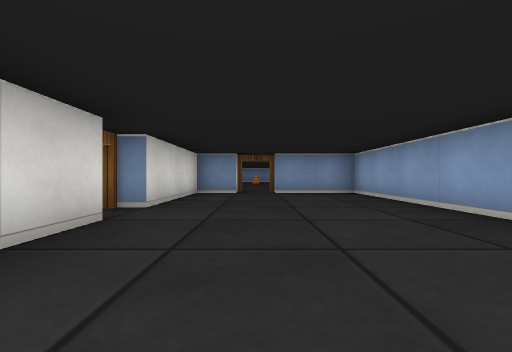
View 1 (above)

24 first-person views from a walk through a cub3D maze. The camera is about half as high as the walls, looks level and sees 90° across. The floor is counted in squares. Each view is taken from the middle of a square. On the plan, view 1 faces up. The plan holds only what a view shows up to about 9 squares ahead; the rest is blank.

View 2
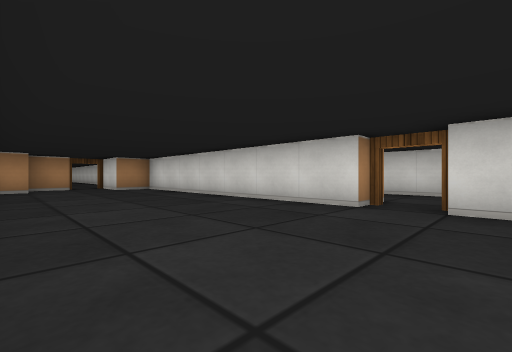

View 3
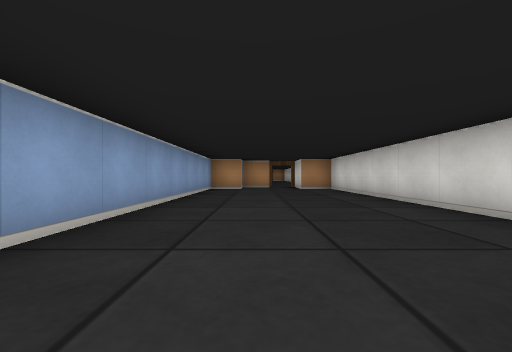

View 4
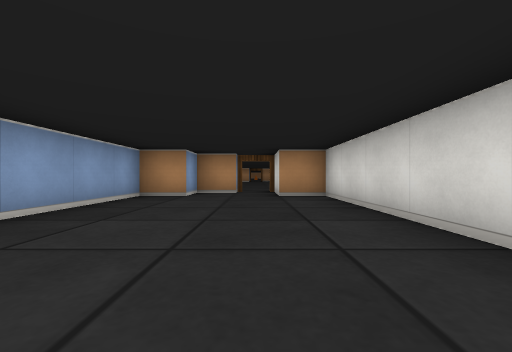

View 5
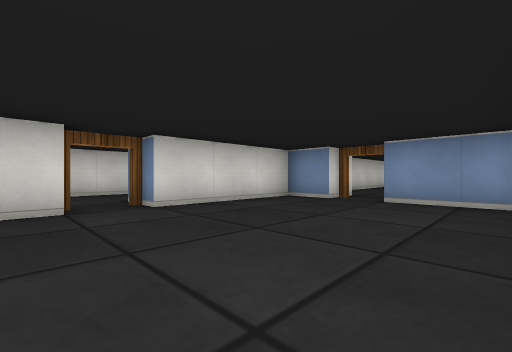

View 6
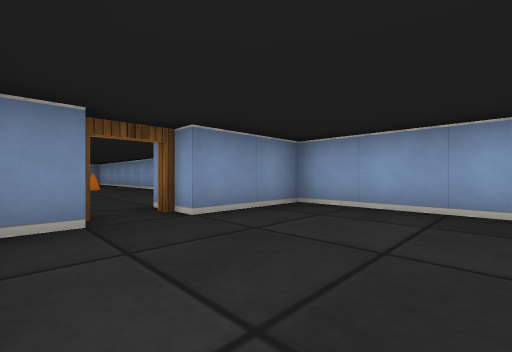

View 7
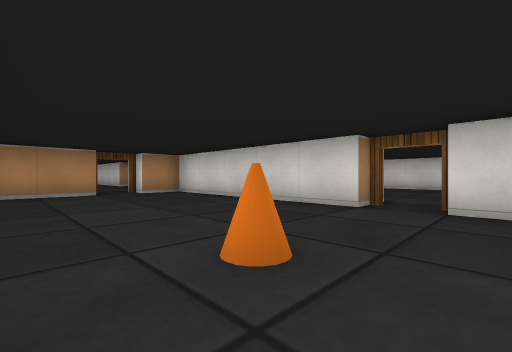

View 8
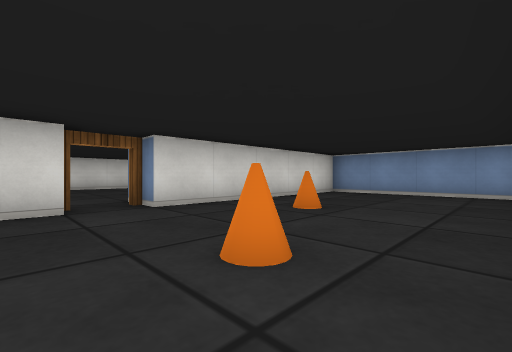

View 9
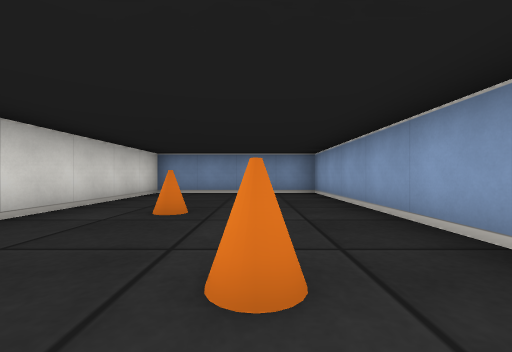

View 10
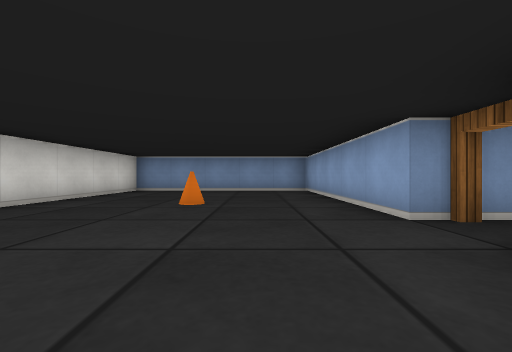

View 11
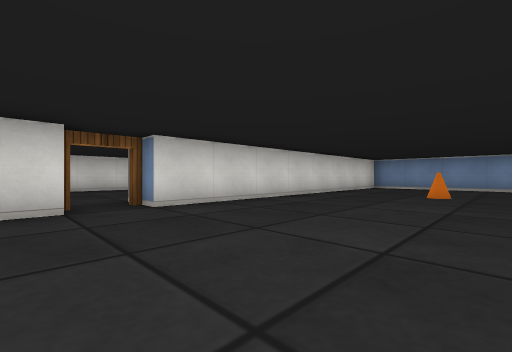

View 12
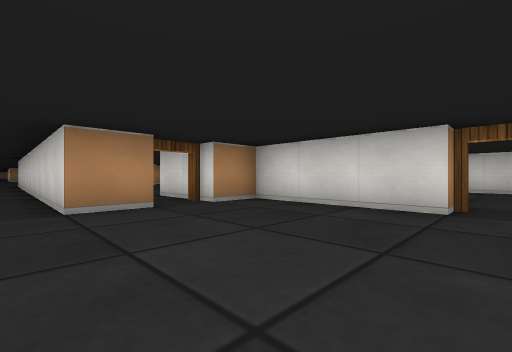

View 13
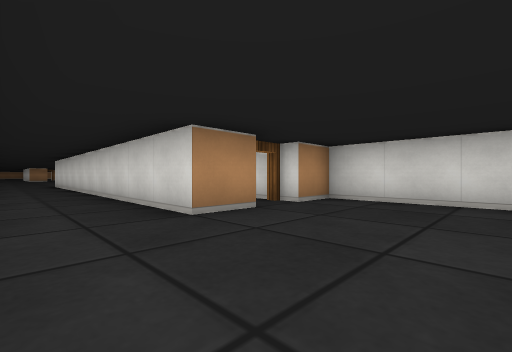

View 14
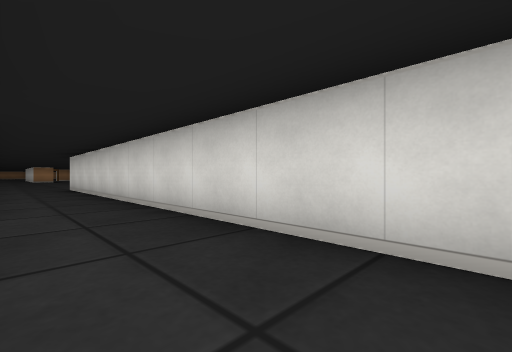

View 15
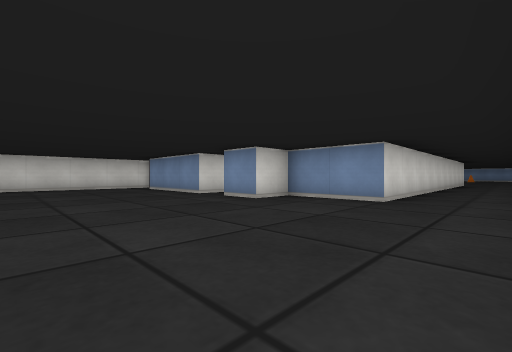

View 16
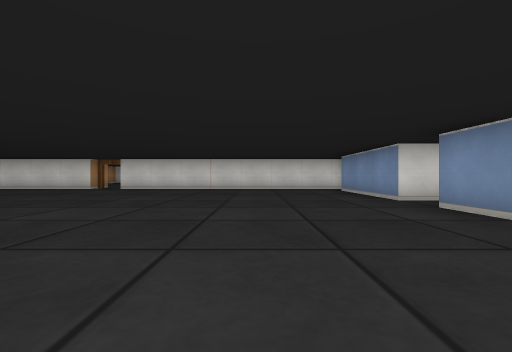

View 17
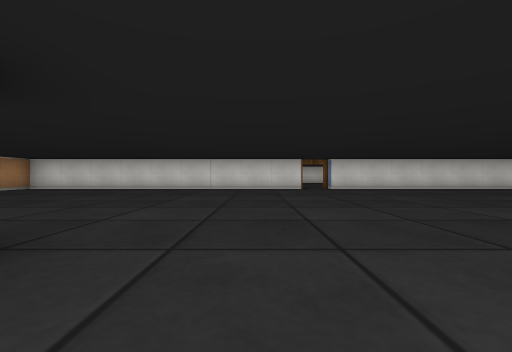

View 18
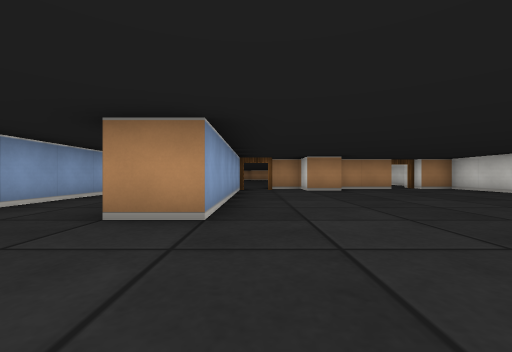

View 19
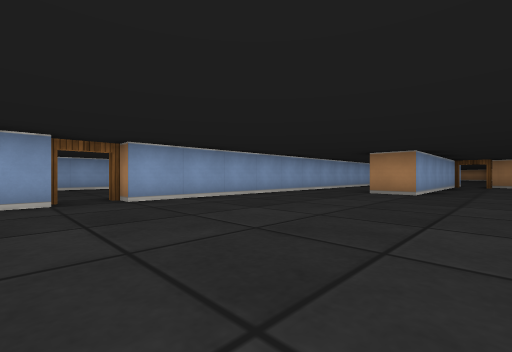

View 20
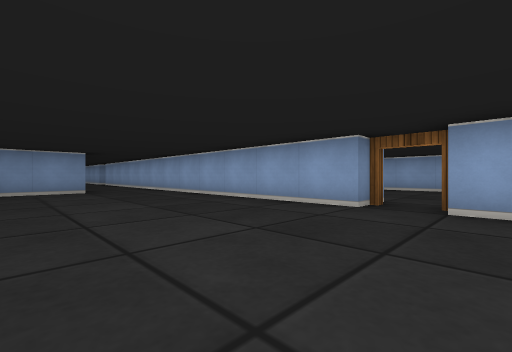

View 21
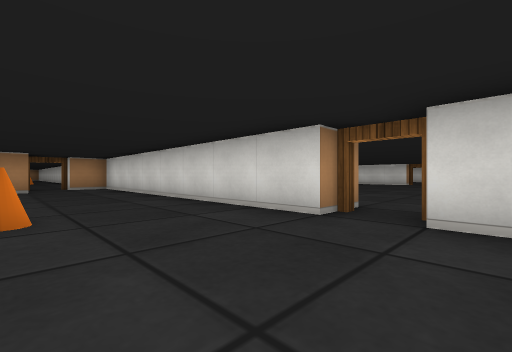

View 22
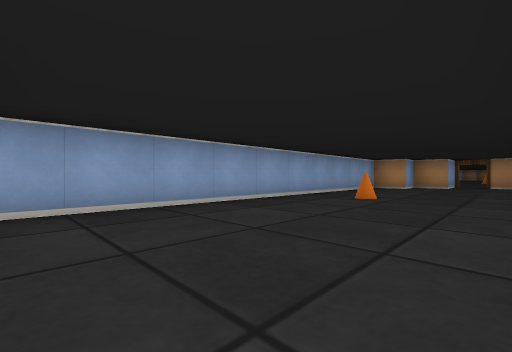

View 23
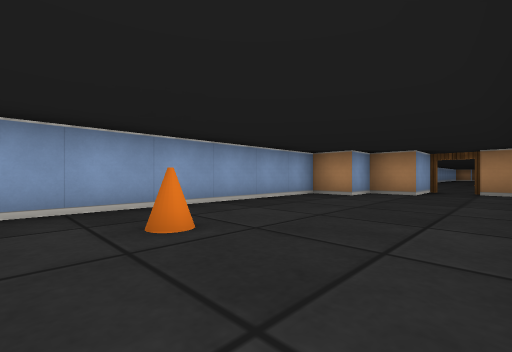

View 24
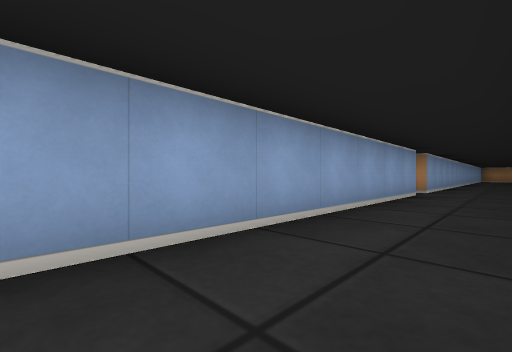

### Floor plan
Points are (right, up) in squares from view 1. A wall is a line through its corners. A room is listed if a view was taken in it or the views show most of it. See-through windows are left out.
Room 1 (views 1, 2, 3, 4, 5, 6)
walls: (-1.5, 2.5) (-1.5, -4.5) (-0.5, -4.5) (-0.5, -6.1); (-0.5, 6.5) (-1.5, 6.5) (-1.5, 3.5); (0.4, -5.5) (1.5, -5.5) (1.5, -4.5) (2.5, -4.5) (2.5, 6.5) (0.5, 6.5)
ways out: open door at (0, 7) to room 2; open door at (-2, 3) to room 3; open door at (0, -6) to room 5
Room 2 (views 7, 8, 9)
walls: (-1.5, 12.5) (-1.5, 7.5) (-0.5, 7.5); (2.5, 12.1) (2.5, 18.5) (-1.5, 18.5) (-1.5, 13.5); (0.5, 7.5) (2, 7.5)
ways out: open door at (0, 7) to room 1; open door at (-2, 13) to room 3
objects: cone (0, 15); cone (1, 13)
Room 3 (views 10, 11, 12, 13, 14)
walls: (-7.5, 9.5) (-7.5, 6.5) (-6.5, 6.5); (-5.5, 6.5) (-4.5, 6.5) (-4.5, -3.5); (-2.5, 13.5) (-2.5, 18.5) (-7.5, 18.5) (-7.5, 10.5); (-2.5, -4.5) (-2.5, -1.8)
ways out: open door at (-2, 3) to room 1; open door at (-2, 13) to room 2; opening at (-3.5, -3.5) to room 4; open door at (-8, 10); open door at (-6, 6)
objects: cone (-5, 15)
Room 4 (views 15, 16, 17, 18, 19, 20, 24)
walls: (-12.5, -12.5) (-12.5, -21.5) (-11.5, -21.5); (-2.5, -9.5) (-2.5, -4.5); (-8.6, -20.5) (-7.5, -20.5); (-5.5, -20.6) (-5.5, -15.5) (-4.5, -15.5); (-7.5, -21.5) (-6.5, -21.5); (-10.5, -21.5) (-8.8, -21.5); (-8.5, -3.6) (-8.5, -4.5) (-11.5, -4.5); (-4.5, -3.5) (-6.5, -3.5) (-6.5, -4.5) (-7.5, -4.5); (-12.5, -4.1) (-12.5, -11.5); (-2.5, -22.5) (-2.5, -10.5)
ways out: opening at (-3.5, -3.5) to room 3; open door at (-2, -10) to room 5; opening at (-3.5, -22.5); open door at (-13, -12); open door at (-12, -4); open door at (-11, -22); open door at (-6, -21); open door at (-2, -23)
Room 5 (views 21, 22, 23)
walls: (-1.5, -10.5) (-1.5, -18.5) (-0.5, -18.5); (-1.5, -9) (-1.5, -9.5); (0.5, -19.1) (0.5, -17.5) (1.5, -17.5) (1.5, -16.5) (2.5, -16.5) (2.5, -7)
ways out: open door at (0, -6) to room 1; open door at (-2, -10) to room 4; open door at (0, -19)
objects: cone (1, -12)

Positions as (right, up) in squares from view 1, and headings:
1: (0, 0), facing up
2: (2, 4), facing down-left
3: (1, 4), facing down
4: (0, 1), facing down
5: (2, 2), facing up-left
6: (-1, 4), facing up-right
7: (2, 14), facing down-left
8: (2, 12), facing up-left
9: (1, 12), facing up
10: (-4, 11), facing up
11: (-4, 9), facing up-left
12: (-4, 10), facing down-left
13: (-3, 9), facing down-left
14: (-3, 6), facing down-left
15: (-3, -8), facing up-left
16: (-4, -7), facing left
17: (-4, -14), facing left
18: (-6, -13), facing down
19: (-7, -9), facing down-right
20: (-6, -11), facing up-right
21: (1, -9), facing down-left
22: (-1, -7), facing down-right
23: (-1, -11), facing down-right
24: (-4, -16), facing down-right
